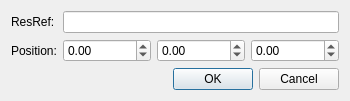
<?xml version="1.0" encoding="UTF-8"?>
<ui version="4.0">
 <class>Dialog</class>
 <widget class="QDialog" name="Dialog">
  <property name="geometry">
   <rect>
    <x>0</x>
    <y>0</y>
    <width>330</width>
    <height>97</height>
   </rect>
  </property>
  <property name="sizePolicy">
   <sizepolicy hsizetype="Fixed" vsizetype="Fixed">
    <horstretch>0</horstretch>
    <verstretch>0</verstretch>
   </sizepolicy>
  </property>
  <property name="windowTitle">
   <string>Edit Encounter</string>
  </property>
  <layout class="QVBoxLayout" name="verticalLayout">
   <item>
    <layout class="QFormLayout" name="formLayout">
     <item row="0" column="0">
      <widget class="QLabel" name="label">
       <property name="text">
        <string>ResRef:</string>
       </property>
      </widget>
     </item>
     <item row="0" column="1">
      <widget class="QLineEdit" name="resrefEdit">
       <property name="maxLength">
        <number>16</number>
       </property>
      </widget>
     </item>
     <item row="1" column="0">
      <widget class="QLabel" name="label_2">
       <property name="text">
        <string>Position:</string>
       </property>
      </widget>
     </item>
     <item row="1" column="1">
      <layout class="QHBoxLayout" name="horizontalLayout">
       <item>
        <widget class="QDoubleSpinBox" name="xPosSpin">
         <property name="minimum">
          <double>-1000000.000000000000000</double>
         </property>
         <property name="maximum">
          <double>1000000.000000000000000</double>
         </property>
        </widget>
       </item>
       <item>
        <widget class="QDoubleSpinBox" name="yPosSpin">
         <property name="minimum">
          <double>-1000000.000000000000000</double>
         </property>
         <property name="maximum">
          <double>1000000.000000000000000</double>
         </property>
        </widget>
       </item>
       <item>
        <widget class="QDoubleSpinBox" name="zPosSpin">
         <property name="minimum">
          <double>-1000000.000000000000000</double>
         </property>
         <property name="maximum">
          <double>1000000.000000000000000</double>
         </property>
        </widget>
       </item>
      </layout>
     </item>
    </layout>
   </item>
   <item>
    <widget class="QDialogButtonBox" name="buttonBox">
     <property name="orientation">
      <enum>Qt::Horizontal</enum>
     </property>
     <property name="standardButtons">
      <set>QDialogButtonBox::Cancel|QDialogButtonBox::Ok</set>
     </property>
    </widget>
   </item>
  </layout>
 </widget>
 <resources/>
 <connections>
  <connection>
   <sender>buttonBox</sender>
   <signal>accepted()</signal>
   <receiver>Dialog</receiver>
   <slot>accept()</slot>
   <hints>
    <hint type="sourcelabel">
     <x>248</x>
     <y>254</y>
    </hint>
    <hint type="destinationlabel">
     <x>157</x>
     <y>274</y>
    </hint>
   </hints>
  </connection>
  <connection>
   <sender>buttonBox</sender>
   <signal>rejected()</signal>
   <receiver>Dialog</receiver>
   <slot>reject()</slot>
   <hints>
    <hint type="sourcelabel">
     <x>316</x>
     <y>260</y>
    </hint>
    <hint type="destinationlabel">
     <x>286</x>
     <y>274</y>
    </hint>
   </hints>
  </connection>
 </connections>
</ui>
